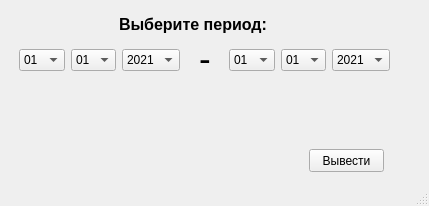
<?xml version="1.0" encoding="UTF-8"?>
<ui version="4.0">
 <class>getWindow</class>
 <widget class="QMainWindow" name="getWindow">
  <property name="geometry">
   <rect>
    <x>0</x>
    <y>0</y>
    <width>429</width>
    <height>206</height>
   </rect>
  </property>
  <property name="windowTitle">
   <string>Statistics</string>
  </property>
  <widget class="QWidget" name="centralwidget">
   <layout class="QHBoxLayout" name="horizontalLayout">
    <item>
     <widget class="QStackedWidget" name="stackedWidget">
      <property name="minimumSize">
       <size>
        <width>400</width>
        <height>0</height>
       </size>
      </property>
      <property name="currentIndex">
       <number>1</number>
      </property>
      <widget class="QWidget" name="page"/>
      <widget class="QWidget" name="page_2">
       <widget class="QLabel" name="label">
        <property name="geometry">
         <rect>
          <x>110</x>
          <y>0</y>
          <width>191</width>
          <height>31</height>
         </rect>
        </property>
        <property name="font">
         <font>
          <pointsize>12</pointsize>
          <weight>75</weight>
          <bold>true</bold>
         </font>
        </property>
        <property name="text">
         <string>Выберите период:</string>
        </property>
       </widget>
       <widget class="QLabel" name="label_2">
        <property name="geometry">
         <rect>
          <x>190</x>
          <y>40</y>
          <width>21</width>
          <height>20</height>
         </rect>
        </property>
        <property name="font">
         <font>
          <pointsize>26</pointsize>
          <weight>50</weight>
          <bold>false</bold>
         </font>
        </property>
        <property name="text">
         <string>-</string>
        </property>
       </widget>
       <widget class="QWidget" name="layoutWidget">
        <property name="geometry">
         <rect>
          <x>220</x>
          <y>40</y>
          <width>161</width>
          <height>22</height>
         </rect>
        </property>
        <layout class="QHBoxLayout" name="horizontalLayout_3">
         <item>
          <widget class="QComboBox" name="secondDayBox">
           <item>
            <property name="text">
             <string>01</string>
            </property>
           </item>
           <item>
            <property name="text">
             <string>02</string>
            </property>
           </item>
           <item>
            <property name="text">
             <string>03</string>
            </property>
           </item>
           <item>
            <property name="text">
             <string>04</string>
            </property>
           </item>
           <item>
            <property name="text">
             <string>05</string>
            </property>
           </item>
           <item>
            <property name="text">
             <string>06</string>
            </property>
           </item>
           <item>
            <property name="text">
             <string>07</string>
            </property>
           </item>
           <item>
            <property name="text">
             <string>08</string>
            </property>
           </item>
           <item>
            <property name="text">
             <string>09</string>
            </property>
           </item>
           <item>
            <property name="text">
             <string>10</string>
            </property>
           </item>
           <item>
            <property name="text">
             <string>11</string>
            </property>
           </item>
           <item>
            <property name="text">
             <string>12</string>
            </property>
           </item>
           <item>
            <property name="text">
             <string>13</string>
            </property>
           </item>
           <item>
            <property name="text">
             <string>14</string>
            </property>
           </item>
           <item>
            <property name="text">
             <string>15</string>
            </property>
           </item>
           <item>
            <property name="text">
             <string>16</string>
            </property>
           </item>
           <item>
            <property name="text">
             <string>17</string>
            </property>
           </item>
           <item>
            <property name="text">
             <string>18</string>
            </property>
           </item>
           <item>
            <property name="text">
             <string>19</string>
            </property>
           </item>
           <item>
            <property name="text">
             <string>20</string>
            </property>
           </item>
           <item>
            <property name="text">
             <string>21</string>
            </property>
           </item>
           <item>
            <property name="text">
             <string>22</string>
            </property>
           </item>
           <item>
            <property name="text">
             <string>23</string>
            </property>
           </item>
           <item>
            <property name="text">
             <string>24</string>
            </property>
           </item>
           <item>
            <property name="text">
             <string>25</string>
            </property>
           </item>
           <item>
            <property name="text">
             <string>26</string>
            </property>
           </item>
           <item>
            <property name="text">
             <string>27</string>
            </property>
           </item>
           <item>
            <property name="text">
             <string>28</string>
            </property>
           </item>
           <item>
            <property name="text">
             <string>29</string>
            </property>
           </item>
           <item>
            <property name="text">
             <string>30</string>
            </property>
           </item>
           <item>
            <property name="text">
             <string>31</string>
            </property>
           </item>
          </widget>
         </item>
         <item>
          <widget class="QComboBox" name="secondMonthBox">
           <item>
            <property name="text">
             <string>01</string>
            </property>
           </item>
           <item>
            <property name="text">
             <string>02</string>
            </property>
           </item>
           <item>
            <property name="text">
             <string>03</string>
            </property>
           </item>
           <item>
            <property name="text">
             <string>04</string>
            </property>
           </item>
           <item>
            <property name="text">
             <string>05</string>
            </property>
           </item>
           <item>
            <property name="text">
             <string>06</string>
            </property>
           </item>
           <item>
            <property name="text">
             <string>07</string>
            </property>
           </item>
           <item>
            <property name="text">
             <string>08</string>
            </property>
           </item>
           <item>
            <property name="text">
             <string>09</string>
            </property>
           </item>
           <item>
            <property name="text">
             <string>10</string>
            </property>
           </item>
           <item>
            <property name="text">
             <string>11</string>
            </property>
           </item>
           <item>
            <property name="text">
             <string>12</string>
            </property>
           </item>
          </widget>
         </item>
         <item>
          <widget class="QComboBox" name="secondYearBox">
           <property name="minimumSize">
            <size>
             <width>0</width>
             <height>0</height>
            </size>
           </property>
           <item>
            <property name="text">
             <string>2021</string>
            </property>
           </item>
           <item>
            <property name="text">
             <string>2022</string>
            </property>
           </item>
           <item>
            <property name="text">
             <string>2023</string>
            </property>
           </item>
           <item>
            <property name="text">
             <string>2024</string>
            </property>
           </item>
           <item>
            <property name="text">
             <string>2025</string>
            </property>
           </item>
          </widget>
         </item>
        </layout>
       </widget>
       <widget class="QPushButton" name="pushButton">
        <property name="geometry">
         <rect>
          <x>300</x>
          <y>140</y>
          <width>75</width>
          <height>23</height>
         </rect>
        </property>
        <property name="text">
         <string>Вывести</string>
        </property>
       </widget>
       <widget class="QWidget" name="layoutWidget">
        <property name="geometry">
         <rect>
          <x>10</x>
          <y>40</y>
          <width>161</width>
          <height>22</height>
         </rect>
        </property>
        <layout class="QHBoxLayout" name="horizontalLayout_2">
         <item>
          <widget class="QComboBox" name="firstDayBox">
           <item>
            <property name="text">
             <string>01</string>
            </property>
           </item>
           <item>
            <property name="text">
             <string>02</string>
            </property>
           </item>
           <item>
            <property name="text">
             <string>03</string>
            </property>
           </item>
           <item>
            <property name="text">
             <string>04</string>
            </property>
           </item>
           <item>
            <property name="text">
             <string>05</string>
            </property>
           </item>
           <item>
            <property name="text">
             <string>06</string>
            </property>
           </item>
           <item>
            <property name="text">
             <string>07</string>
            </property>
           </item>
           <item>
            <property name="text">
             <string>08</string>
            </property>
           </item>
           <item>
            <property name="text">
             <string>09</string>
            </property>
           </item>
           <item>
            <property name="text">
             <string>10</string>
            </property>
           </item>
           <item>
            <property name="text">
             <string>11</string>
            </property>
           </item>
           <item>
            <property name="text">
             <string>12</string>
            </property>
           </item>
           <item>
            <property name="text">
             <string>13</string>
            </property>
           </item>
           <item>
            <property name="text">
             <string>14</string>
            </property>
           </item>
           <item>
            <property name="text">
             <string>15</string>
            </property>
           </item>
           <item>
            <property name="text">
             <string>16</string>
            </property>
           </item>
           <item>
            <property name="text">
             <string>17</string>
            </property>
           </item>
           <item>
            <property name="text">
             <string>18</string>
            </property>
           </item>
           <item>
            <property name="text">
             <string>19</string>
            </property>
           </item>
           <item>
            <property name="text">
             <string>20</string>
            </property>
           </item>
           <item>
            <property name="text">
             <string>21</string>
            </property>
           </item>
           <item>
            <property name="text">
             <string>22</string>
            </property>
           </item>
           <item>
            <property name="text">
             <string>23</string>
            </property>
           </item>
           <item>
            <property name="text">
             <string>24</string>
            </property>
           </item>
           <item>
            <property name="text">
             <string>25</string>
            </property>
           </item>
           <item>
            <property name="text">
             <string>26</string>
            </property>
           </item>
           <item>
            <property name="text">
             <string>27</string>
            </property>
           </item>
           <item>
            <property name="text">
             <string>28</string>
            </property>
           </item>
           <item>
            <property name="text">
             <string>29</string>
            </property>
           </item>
           <item>
            <property name="text">
             <string>30</string>
            </property>
           </item>
           <item>
            <property name="text">
             <string>31</string>
            </property>
           </item>
          </widget>
         </item>
         <item>
          <widget class="QComboBox" name="firstMonthBox">
           <item>
            <property name="text">
             <string>01</string>
            </property>
           </item>
           <item>
            <property name="text">
             <string>02</string>
            </property>
           </item>
           <item>
            <property name="text">
             <string>03</string>
            </property>
           </item>
           <item>
            <property name="text">
             <string>04</string>
            </property>
           </item>
           <item>
            <property name="text">
             <string>05</string>
            </property>
           </item>
           <item>
            <property name="text">
             <string>06</string>
            </property>
           </item>
           <item>
            <property name="text">
             <string>07</string>
            </property>
           </item>
           <item>
            <property name="text">
             <string>08</string>
            </property>
           </item>
           <item>
            <property name="text">
             <string>09</string>
            </property>
           </item>
           <item>
            <property name="text">
             <string>10</string>
            </property>
           </item>
           <item>
            <property name="text">
             <string>11</string>
            </property>
           </item>
           <item>
            <property name="text">
             <string>12</string>
            </property>
           </item>
          </widget>
         </item>
         <item>
          <widget class="QComboBox" name="firstYearBox">
           <property name="minimumSize">
            <size>
             <width>0</width>
             <height>0</height>
            </size>
           </property>
           <item>
            <property name="text">
             <string>2021</string>
            </property>
           </item>
           <item>
            <property name="text">
             <string>2022</string>
            </property>
           </item>
           <item>
            <property name="text">
             <string>2023</string>
            </property>
           </item>
           <item>
            <property name="text">
             <string>2024</string>
            </property>
           </item>
           <item>
            <property name="text">
             <string>2025</string>
            </property>
           </item>
          </widget>
         </item>
        </layout>
       </widget>
      </widget>
     </widget>
    </item>
   </layout>
  </widget>
  <widget class="QStatusBar" name="statusbar"/>
 </widget>
 <resources/>
 <connections/>
</ui>
